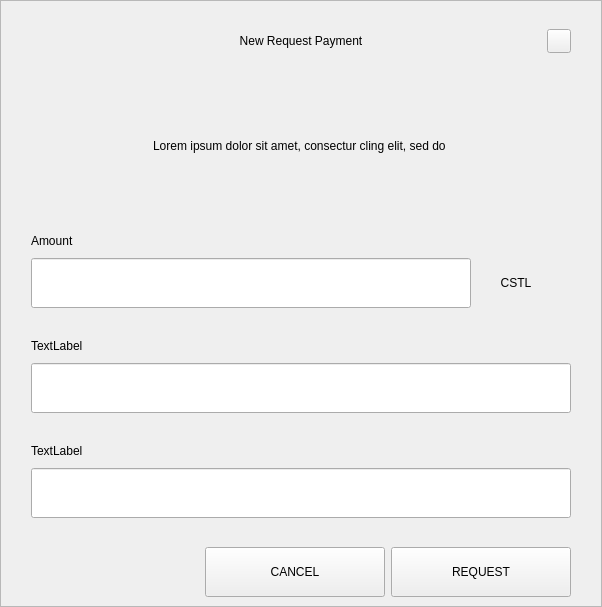
<?xml version="1.0" encoding="UTF-8"?>
<ui version="4.0">
 <class>RequestDialog</class>
 <widget class="QDialog" name="RequestDialog">
  <property name="geometry">
   <rect>
    <x>0</x>
    <y>0</y>
    <width>602</width>
    <height>607</height>
   </rect>
  </property>
  <property name="windowTitle">
   <string>Dialog</string>
  </property>
  <layout class="QVBoxLayout" name="verticalLayout_5">
   <property name="spacing">
    <number>0</number>
   </property>
   <property name="leftMargin">
    <number>0</number>
   </property>
   <property name="topMargin">
    <number>0</number>
   </property>
   <property name="rightMargin">
    <number>0</number>
   </property>
   <property name="bottomMargin">
    <number>0</number>
   </property>
   <item>
    <widget class="QFrame" name="frame">
     <property name="styleSheet">
      <string notr="true"/>
     </property>
     <property name="frameShape">
      <enum>QFrame::StyledPanel</enum>
     </property>
     <property name="frameShadow">
      <enum>QFrame::Raised</enum>
     </property>
     <layout class="QVBoxLayout" name="verticalLayout_4" stretch="1,0,0">
      <property name="spacing">
       <number>0</number>
      </property>
      <property name="leftMargin">
       <number>30</number>
      </property>
      <property name="topMargin">
       <number>20</number>
      </property>
      <property name="rightMargin">
       <number>30</number>
      </property>
      <property name="bottomMargin">
       <number>0</number>
      </property>
      <item>
       <layout class="QHBoxLayout" name="horizontalLayout_3">
        <property name="spacing">
         <number>0</number>
        </property>
        <item>
         <spacer name="horizontalSpacer_21">
          <property name="orientation">
           <enum>Qt::Horizontal</enum>
          </property>
          <property name="sizeHint" stdset="0">
           <size>
            <width>40</width>
            <height>20</height>
           </size>
          </property>
         </spacer>
        </item>
        <item>
         <widget class="QLabel" name="labelTitle">
          <property name="minimumSize">
           <size>
            <width>0</width>
            <height>40</height>
           </size>
          </property>
          <property name="maximumSize">
           <size>
            <width>16777215</width>
            <height>40</height>
           </size>
          </property>
          <property name="styleSheet">
           <string notr="true">padding-left:24px;</string>
          </property>
          <property name="text">
           <string>New Request Payment</string>
          </property>
          <property name="alignment">
           <set>Qt::AlignCenter</set>
          </property>
          <property name="margin">
           <number>7</number>
          </property>
         </widget>
        </item>
        <item>
         <spacer name="horizontalSpacer">
          <property name="orientation">
           <enum>Qt::Horizontal</enum>
          </property>
          <property name="sizeHint" stdset="0">
           <size>
            <width>40</width>
            <height>20</height>
           </size>
          </property>
         </spacer>
        </item>
        <item>
         <widget class="QPushButton" name="btnEsc">
          <property name="minimumSize">
           <size>
            <width>24</width>
            <height>24</height>
           </size>
          </property>
          <property name="maximumSize">
           <size>
            <width>24</width>
            <height>24</height>
           </size>
          </property>
          <property name="focusPolicy">
           <enum>Qt::NoFocus</enum>
          </property>
          <property name="text">
           <string/>
          </property>
         </widget>
        </item>
       </layout>
      </item>
      <item>
       <widget class="QStackedWidget" name="stack">
        <property name="minimumSize">
         <size>
          <width>540</width>
          <height>0</height>
         </size>
        </property>
        <property name="maximumSize">
         <size>
          <width>540</width>
          <height>16777215</height>
         </size>
        </property>
        <property name="currentIndex">
         <number>0</number>
        </property>
        <widget class="QWidget" name="page_1">
         <property name="minimumSize">
          <size>
           <width>540</width>
           <height>0</height>
          </size>
         </property>
         <property name="maximumSize">
          <size>
           <width>540</width>
           <height>16777215</height>
          </size>
         </property>
         <layout class="QVBoxLayout" name="layout1">
          <property name="spacing">
           <number>0</number>
          </property>
          <property name="leftMargin">
           <number>0</number>
          </property>
          <property name="topMargin">
           <number>0</number>
          </property>
          <property name="rightMargin">
           <number>0</number>
          </property>
          <property name="bottomMargin">
           <number>0</number>
          </property>
          <item>
           <spacer name="verticalSpacer_21">
            <property name="orientation">
             <enum>Qt::Vertical</enum>
            </property>
            <property name="sizeType">
             <enum>QSizePolicy::Fixed</enum>
            </property>
            <property name="sizeHint" stdset="0">
             <size>
              <width>20</width>
              <height>30</height>
             </size>
            </property>
           </spacer>
          </item>
          <item alignment="Qt::AlignHCenter">
           <widget class="QLabel" name="labelMessage">
            <property name="minimumSize">
             <size>
              <width>400</width>
              <height>50</height>
             </size>
            </property>
            <property name="text">
             <string>Lorem ipsum dolor sit amet, consectur cling elit, sed do </string>
            </property>
            <property name="alignment">
             <set>Qt::AlignCenter</set>
            </property>
            <property name="wordWrap">
             <bool>true</bool>
            </property>
           </widget>
          </item>
          <item alignment="Qt::AlignBottom">
           <widget class="QWidget" name="containerAmount" native="true">
            <layout class="QVBoxLayout" name="verticalLayout">
             <property name="spacing">
              <number>9</number>
             </property>
             <property name="leftMargin">
              <number>0</number>
             </property>
             <property name="topMargin">
              <number>0</number>
             </property>
             <property name="rightMargin">
              <number>0</number>
             </property>
             <property name="bottomMargin">
              <number>0</number>
             </property>
             <item>
              <widget class="QLabel" name="labelSubtitleAmount">
               <property name="minimumSize">
                <size>
                 <width>350</width>
                 <height>16</height>
                </size>
               </property>
               <property name="maximumSize">
                <size>
                 <width>16777215</width>
                 <height>16</height>
                </size>
               </property>
               <property name="text">
                <string>Amount</string>
               </property>
              </widget>
             </item>
             <item alignment="Qt::AlignTop">
              <widget class="QWidget" name="layoutAmount" native="true">
               <layout class="QHBoxLayout" name="horizontalLayout" stretch="2,0">
                <property name="spacing">
                 <number>0</number>
                </property>
                <property name="leftMargin">
                 <number>0</number>
                </property>
                <property name="topMargin">
                 <number>0</number>
                </property>
                <property name="rightMargin">
                 <number>0</number>
                </property>
                <property name="bottomMargin">
                 <number>0</number>
                </property>
                <item>
                 <widget class="QLineEdit" name="lineEditAmount">
                  <property name="minimumSize">
                   <size>
                    <width>0</width>
                    <height>50</height>
                   </size>
                  </property>
                  <property name="maximumSize">
                   <size>
                    <width>16777215</width>
                    <height>50</height>
                   </size>
                  </property>
                 </widget>
                </item>
                <item>
                 <widget class="QWidget" name="comboContainer" native="true">
                  <property name="minimumSize">
                   <size>
                    <width>100</width>
                    <height>50</height>
                   </size>
                  </property>
                  <property name="maximumSize">
                   <size>
                    <width>16777215</width>
                    <height>50</height>
                   </size>
                  </property>
                  <layout class="QHBoxLayout" name="horizontalLayout_31">
                   <property name="spacing">
                    <number>0</number>
                   </property>
                   <property name="leftMargin">
                    <number>0</number>
                   </property>
                   <property name="topMargin">
                    <number>0</number>
                   </property>
                   <property name="rightMargin">
                    <number>10</number>
                   </property>
                   <property name="bottomMargin">
                    <number>0</number>
                   </property>
                   <item>
                    <widget class="QLabel" name="comboBoxCoin">
                     <property name="text">
                      <string>CSTL</string>
                     </property>
                     <property name="alignment">
                      <set>Qt::AlignCenter</set>
                     </property>
                    </widget>
                   </item>
                  </layout>
                 </widget>
                </item>
               </layout>
              </widget>
             </item>
            </layout>
           </widget>
          </item>
          <item>
           <spacer name="verticalSpacer_31">
            <property name="orientation">
             <enum>Qt::Vertical</enum>
            </property>
            <property name="sizeType">
             <enum>QSizePolicy::Fixed</enum>
            </property>
            <property name="sizeHint" stdset="0">
             <size>
              <width>20</width>
              <height>30</height>
             </size>
            </property>
           </spacer>
          </item>
          <item>
           <layout class="QVBoxLayout" name="verticalLayoutLabel">
            <property name="spacing">
             <number>9</number>
            </property>
            <item>
             <widget class="QLabel" name="labelSubtitleLabel">
              <property name="minimumSize">
               <size>
                <width>0</width>
                <height>16</height>
               </size>
              </property>
              <property name="maximumSize">
               <size>
                <width>16777215</width>
                <height>16</height>
               </size>
              </property>
              <property name="text">
               <string>TextLabel</string>
              </property>
             </widget>
            </item>
            <item>
             <widget class="QLineEdit" name="lineEditLabel">
              <property name="minimumSize">
               <size>
                <width>0</width>
                <height>50</height>
               </size>
              </property>
              <property name="maximumSize">
               <size>
                <width>16777215</width>
                <height>50</height>
               </size>
              </property>
             </widget>
            </item>
           </layout>
          </item>
          <item>
           <spacer name="verticalSpacer_34">
            <property name="orientation">
             <enum>Qt::Vertical</enum>
            </property>
            <property name="sizeType">
             <enum>QSizePolicy::Fixed</enum>
            </property>
            <property name="sizeHint" stdset="0">
             <size>
              <width>20</width>
              <height>30</height>
             </size>
            </property>
           </spacer>
          </item>
          <item>
           <layout class="QVBoxLayout" name="verticalLayoutDescription">
            <property name="spacing">
             <number>9</number>
            </property>
            <item>
             <widget class="QLabel" name="labelSubtitleDescription">
              <property name="minimumSize">
               <size>
                <width>0</width>
                <height>16</height>
               </size>
              </property>
              <property name="maximumSize">
               <size>
                <width>16777215</width>
                <height>16</height>
               </size>
              </property>
              <property name="text">
               <string>TextLabel</string>
              </property>
             </widget>
            </item>
            <item>
             <widget class="QLineEdit" name="lineEditDescription">
              <property name="minimumSize">
               <size>
                <width>0</width>
                <height>50</height>
               </size>
              </property>
              <property name="maximumSize">
               <size>
                <width>16777215</width>
                <height>50</height>
               </size>
              </property>
             </widget>
            </item>
            <item>
             <spacer name="verticalSpacer_4">
              <property name="orientation">
               <enum>Qt::Vertical</enum>
              </property>
              <property name="sizeType">
               <enum>QSizePolicy::Fixed</enum>
              </property>
              <property name="sizeHint" stdset="0">
               <size>
                <width>20</width>
                <height>20</height>
               </size>
              </property>
             </spacer>
            </item>
           </layout>
          </item>
         </layout>
        </widget>
        <widget class="QWidget" name="page_2">
         <layout class="QVBoxLayout" name="layout2">
          <item>
           <spacer name="verticalSpacer_5">
            <property name="orientation">
             <enum>Qt::Vertical</enum>
            </property>
            <property name="sizeType">
             <enum>QSizePolicy::Fixed</enum>
            </property>
            <property name="sizeHint" stdset="0">
             <size>
              <width>20</width>
              <height>50</height>
             </size>
            </property>
           </spacer>
          </item>
          <item alignment="Qt::AlignHCenter">
           <widget class="QLabel" name="labelQrImg">
            <property name="minimumSize">
             <size>
              <width>260</width>
              <height>260</height>
             </size>
            </property>
            <property name="maximumSize">
             <size>
              <width>260</width>
              <height>260</height>
             </size>
            </property>
            <property name="text">
             <string/>
            </property>
            <property name="alignment">
             <set>Qt::AlignCenter</set>
            </property>
           </widget>
          </item>
          <item>
           <spacer name="verticalSpacer_2">
            <property name="orientation">
             <enum>Qt::Vertical</enum>
            </property>
            <property name="sizeType">
             <enum>QSizePolicy::Fixed</enum>
            </property>
            <property name="sizeHint" stdset="0">
             <size>
              <width>20</width>
              <height>30</height>
             </size>
            </property>
           </spacer>
          </item>
          <item alignment="Qt::AlignHCenter">
           <widget class="QLabel" name="labelAddress">
            <property name="text">
             <string>D7VFR83SQbiezrW72hjcWJtcfip5krte2Z </string>
            </property>
           </widget>
          </item>
          <item>
           <spacer name="verticalSpacer_32">
            <property name="orientation">
             <enum>Qt::Vertical</enum>
            </property>
            <property name="sizeType">
             <enum>QSizePolicy::Expanding</enum>
            </property>
            <property name="sizeHint" stdset="0">
             <size>
              <width>20</width>
              <height>20</height>
             </size>
            </property>
           </spacer>
          </item>
          <item>
           <layout class="QHBoxLayout" name="horizontal">
            <property name="leftMargin">
             <number>20</number>
            </property>
            <property name="rightMargin">
             <number>20</number>
            </property>
            <property name="bottomMargin">
             <number>20</number>
            </property>
            <item>
             <spacer name="horizontalSpacer_4">
              <property name="orientation">
               <enum>Qt::Horizontal</enum>
              </property>
              <property name="sizeHint" stdset="0">
               <size>
                <width>40</width>
                <height>20</height>
               </size>
              </property>
             </spacer>
            </item>
            <item>
             <widget class="QPushButton" name="btnCopyAddress">
              <property name="minimumSize">
               <size>
                <width>180</width>
                <height>50</height>
               </size>
              </property>
              <property name="text">
               <string>COPY ADDRESS</string>
              </property>
             </widget>
            </item>
            <item>
             <widget class="QPushButton" name="btnCopyUrl">
              <property name="minimumSize">
               <size>
                <width>180</width>
                <height>50</height>
               </size>
              </property>
              <property name="text">
               <string>COPY URL</string>
              </property>
             </widget>
            </item>
            <item>
             <spacer name="horizontalSpacer_2">
              <property name="orientation">
               <enum>Qt::Horizontal</enum>
              </property>
              <property name="sizeHint" stdset="0">
               <size>
                <width>40</width>
                <height>20</height>
               </size>
              </property>
             </spacer>
            </item>
           </layout>
          </item>
         </layout>
        </widget>
       </widget>
      </item>
      <item>
       <widget class="QWidget" name="buttonsStack" native="true">
        <layout class="QHBoxLayout" name="horizontalLayout_5">
         <property name="leftMargin">
          <number>20</number>
         </property>
         <property name="rightMargin">
          <number>0</number>
         </property>
         <item>
          <spacer name="horizontalSpacer_41">
           <property name="orientation">
            <enum>Qt::Horizontal</enum>
           </property>
           <property name="sizeHint" stdset="0">
            <size>
             <width>40</width>
             <height>20</height>
            </size>
           </property>
          </spacer>
         </item>
         <item>
          <widget class="QPushButton" name="btnCancel">
           <property name="minimumSize">
            <size>
             <width>180</width>
             <height>50</height>
            </size>
           </property>
           <property name="focusPolicy">
            <enum>Qt::NoFocus</enum>
           </property>
           <property name="text">
            <string>CANCEL</string>
           </property>
          </widget>
         </item>
         <item>
          <widget class="QPushButton" name="btnSave">
           <property name="minimumSize">
            <size>
             <width>180</width>
             <height>50</height>
            </size>
           </property>
           <property name="focusPolicy">
            <enum>Qt::NoFocus</enum>
           </property>
           <property name="text">
            <string>REQUEST</string>
           </property>
          </widget>
         </item>
        </layout>
       </widget>
      </item>
     </layout>
    </widget>
   </item>
  </layout>
 </widget>
 <resources/>
 <connections/>
</ui>
